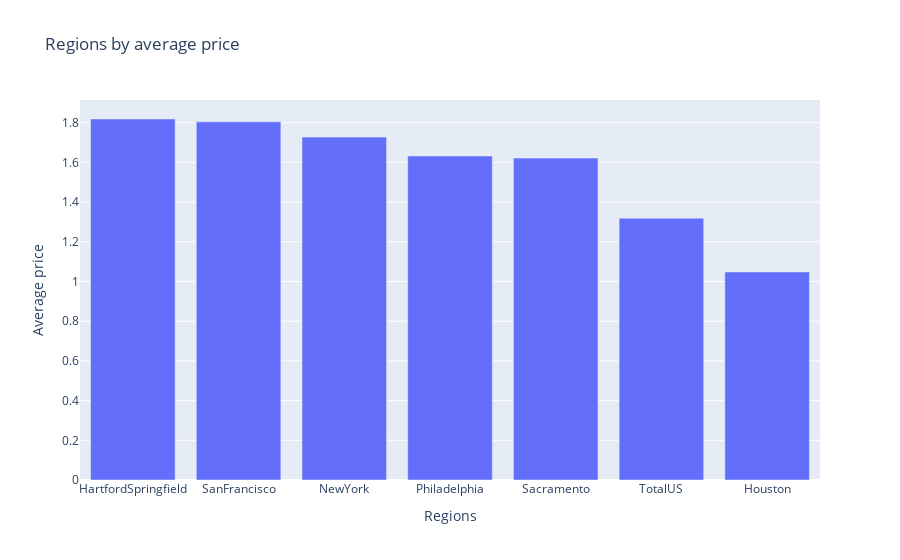

The notebook cell saved with this chart:
### Code cell
fig = px.bar(combined_avg_price, x= combined_avg_price['region'], y=combined_avg_price['AveragePrice'], title='Regions by average price')
fig.update_layout(xaxis_title='Regions', yaxis_title='Average price')
fig.show()

### Figure 1 — Plotly figure (JSON) as saved in the notebook; plotly's stock layout.template omitted (floating-point values rounded to 4 significant figures)
{"data": [{"alignmentgroup": "True", "hovertemplate": "region=%{x}<br>AveragePrice=%{y}<extra></extra>", "legendgroup": "", "marker": {"color": "#636efa", "pattern": {"shape": ""}}, "name": "", "offsetgroup": "", "orientation": "v", "showlegend": false, "textposition": "auto", "type": "bar", "x": ["HartfordSpringfield", "SanFrancisco", "NewYork", "Philadelphia", "Sacramento", "TotalUS", "Houston"], "xaxis": "x", "y": [1.819, 1.804, 1.728, 1.632, 1.622, 1.319, 1.048], "yaxis": "y"}], "layout": {"barmode": "relative", "legend": {"tracegroupgap": 0}, "title": {"text": "Regions by average price"}, "xaxis": {"anchor": "y", "domain": [0, 1], "title": {"text": "Regions"}}, "yaxis": {"anchor": "x", "domain": [0, 1], "title": {"text": "Average price"}}}}
